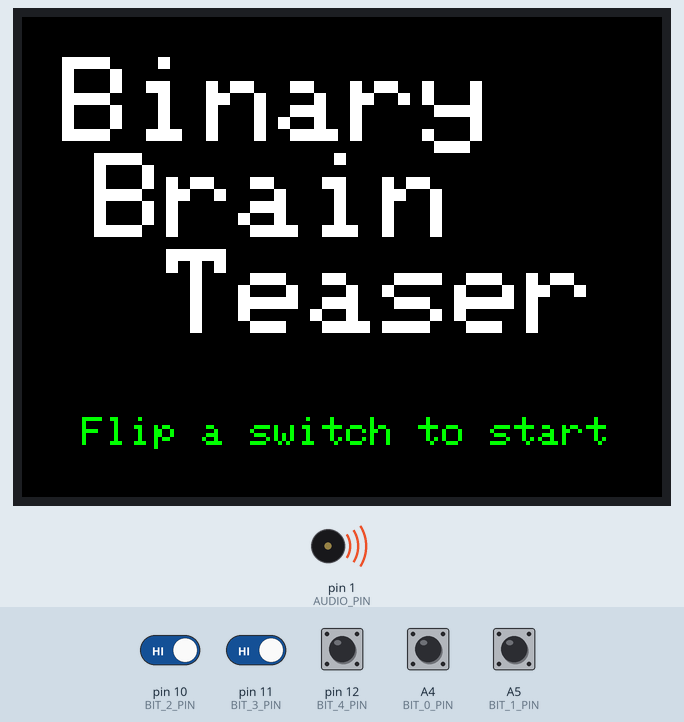
This sketch was run on a simulated Arduino Uno, built with avr-gcc and run on an emulated ATmega328P. Shown: 320×240 colour display, buzzer (waves = sounding). Inputs (shaded band) come from the test bench; at power-on: A4 (BIT_0_PIN), A5 (BIT_1_PIN), pin 10 (BIT_2_PIN), pin 11 (BIT_3_PIN), pin 12 (BIT_4_PIN) HIGH. Random numbers use the default seed unless the sketch sets one.

Above: at 1.4 s.
1.5 s: pin 10 (BIT_2_PIN) driven LOW and pin 11 (BIT_3_PIN) driven LOW
At 3.91 s:
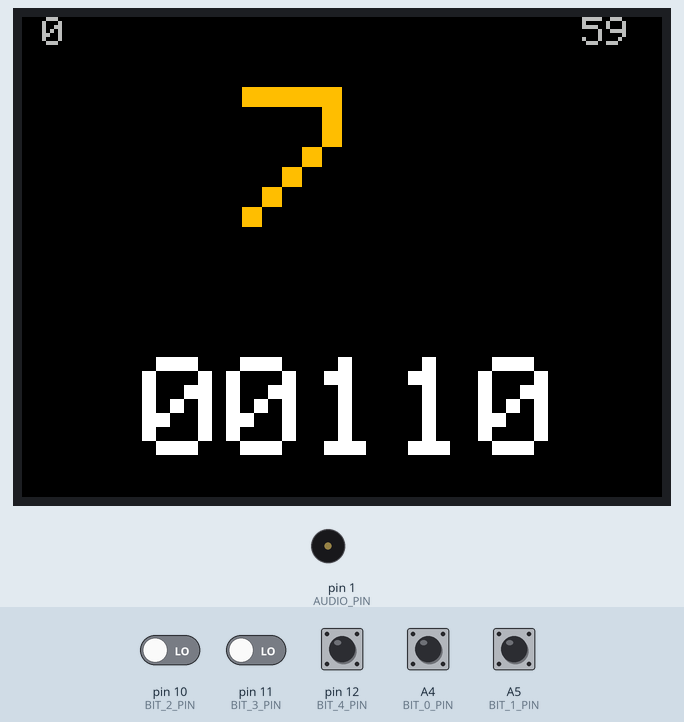
4.1 s: pin 12 (BIT_4_PIN) pulled LOW for 0.15 s
At 4.26 s:
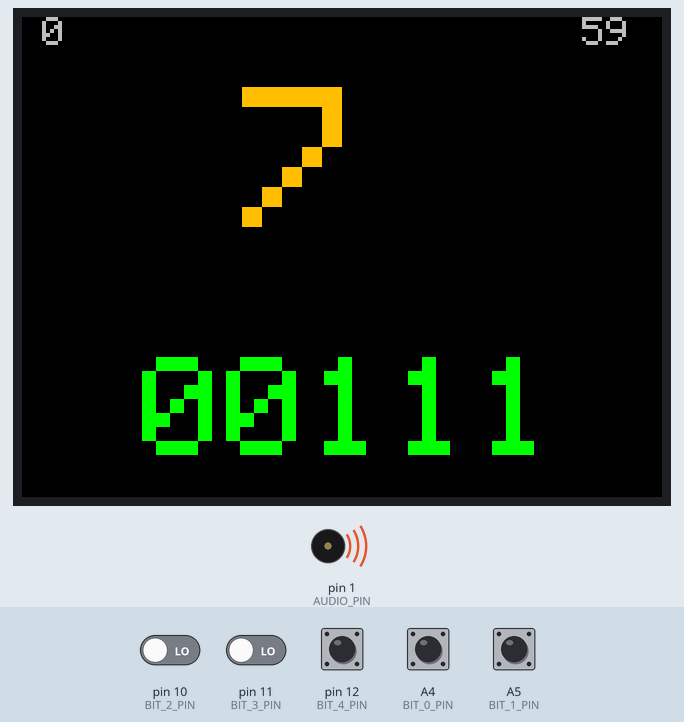
5.8 s: pin 10 (BIT_2_PIN) driven HIGH
At 7.4 s:
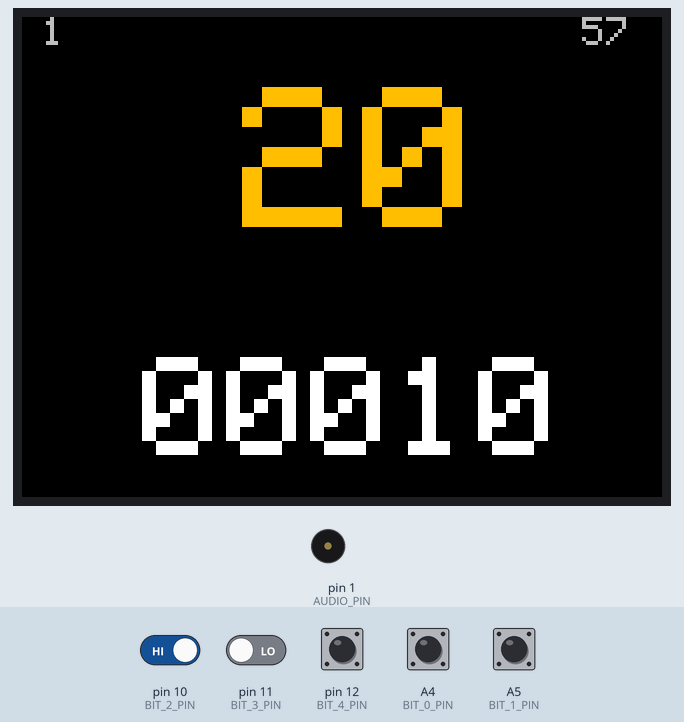
8.1 s: pin 11 (BIT_3_PIN) driven HIGH
At 9.2 s:
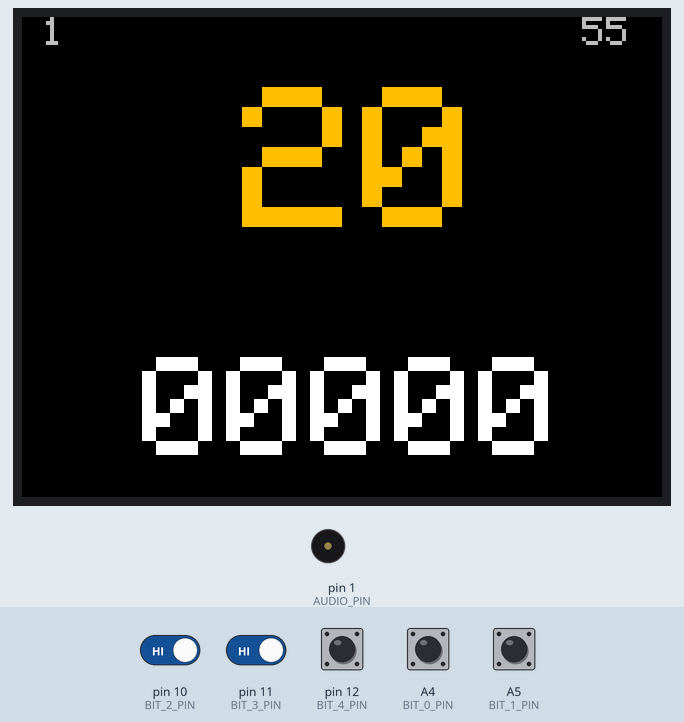
10.1 s: A4 (BIT_0_PIN) pulled LOW for 0.15 s
At 10.2 s:
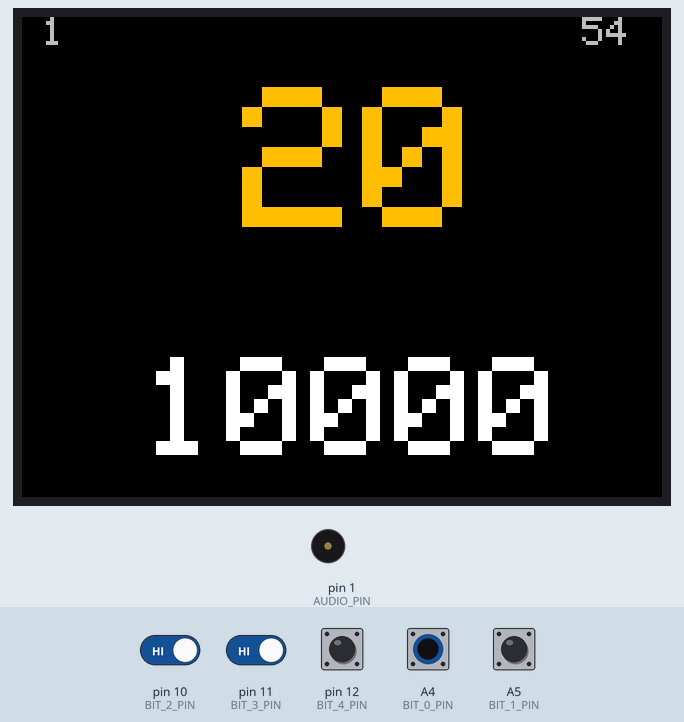
11.7 s: A5 (BIT_1_PIN) pulled LOW for 0.15 s
At 11.8 s:
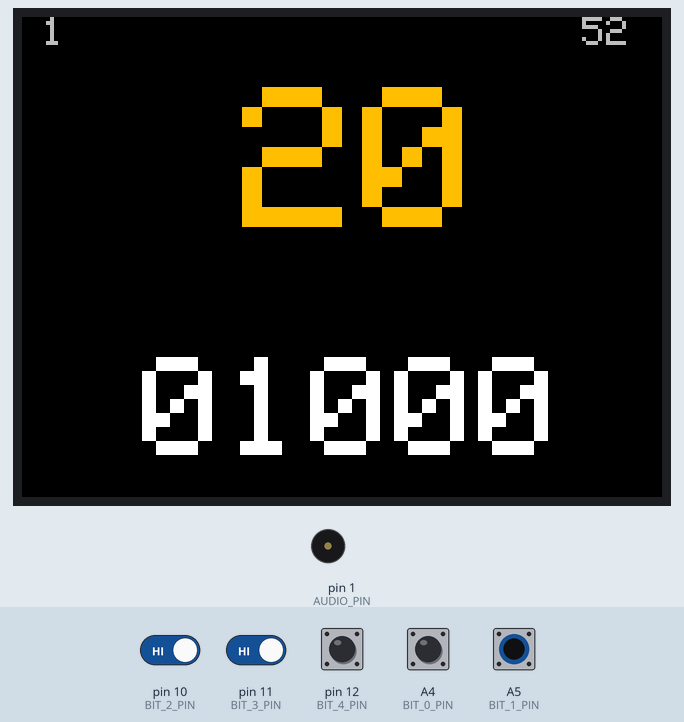
Timing chart, 0 to 14.3 s (numbered marks = the images above; inputs shaded):
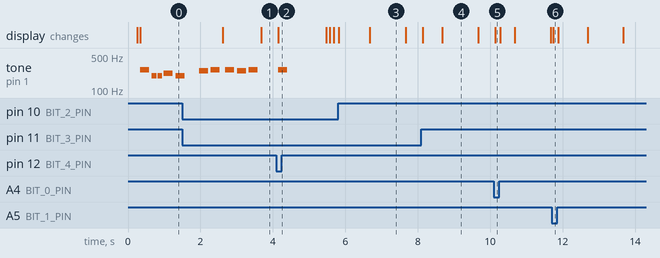

The sketch:

BinaryBrainTeaser2.ino
```cpp
#include <Adafruit_GFX.h>    // Core graphics library
#include <Adafruit_TFTLCD.h> // Hardware-specific library
#include "pitches.h"

/*************************************************************
 *  Defines
 *************************************************************/

#define LCD_CS A3 // Chip Select goes to Analog 3
#define LCD_CD A2 // Command/Data goes to Analog 2
#define LCD_WR A1 // LCD Write goes to Analog 1
#define LCD_RD A0 // LCD Read goes to Analog 0

#define AUDIO_PIN 1

#define LCD_RESET 13 // Can alternately just connect to Arduino's reset pin

#define BIT_0_PIN  A4
#define BIT_1_PIN  A5
#define BIT_2_PIN  10
#define BIT_3_PIN  11
#define BIT_4_PIN  12


// Assign human-readable names to some common 16-bit color values:
#define	BLACK   0x0000
#define	BLUE    0x001F
#define	RED     0xF800
#define	GREEN   0x07E0
#define CYAN    0x07FF
#define MAGENTA 0xF81F
#define ORANGE  0xFDE0
#define YELLOW  0xFFE0
#define WHITE   0xFFFF
#define DARKGREY  0x7BEF
#define LIGHTGREY 0xBDF7


// game states
#define READY     0
#define PLAYING   1
#define COMPLETE  2

/*************************************************************
 *  Globals
 *************************************************************/

// nominal analog readings for each button
int butVals[] = {637, 405, 97, 252, 0};

uint8_t binVal = 0;
uint8_t binTarget = 0;
uint8_t score = 0;

uint8_t gameState = READY;

unsigned long gameTimer = 0;

// bit switches
uint8_t bitPins[5] = {BIT_0_PIN, BIT_1_PIN, BIT_2_PIN, BIT_3_PIN, BIT_4_PIN};

// TFT
Adafruit_TFTLCD tft(LCD_CS, LCD_CD, LCD_WR, LCD_RD, LCD_RESET);


/*************************************************************
 *  Tunes
 *************************************************************/

int startupTuneLen = 8;
int startupTune[] = {
  NOTE_C4, NOTE_G3, NOTE_G3, NOTE_A3, NOTE_G3, 0, NOTE_B3, NOTE_C4
};
int startupTuneDurations[] = {
  4, 8, 8, 4, 4, 4, 4, 4
};

int beginTuneLen = 3;
int beginTune[] = {
  NOTE_C4, NOTE_B3, NOTE_C4
};
int beginTuneDurations[] = {
  4, 4, 4
};

int endTuneLen = 3;
int endTune[] = {
  NOTE_C4, NOTE_B4, NOTE_A4
};
int endTuneDurations[] = {
  4, 4, 4
};


void playNote(int note, int dur) {
  int noteDuration = 1000 / dur;
  tone(AUDIO_PIN, note, noteDuration);

  int pauseBetweenNotes = noteDuration * 1.30;
  delay(pauseBetweenNotes);
  noTone(AUDIO_PIN);
}


void playTune(int tune[], int durations[], int notes) {
  for (uint8_t thisNote = 0; thisNote < notes; thisNote++) {
    playNote(tune[thisNote], durations[thisNote]);
  }
}


/*************************************************************
 *  Setup
 *************************************************************/

void setup(void) {
  // pin modes
  for (uint8_t i=0; i<5; i++) {
    pinMode(bitPins[i], INPUT_PULLUP);
  }
  pinMode(AUDIO_PIN, OUTPUT);

  delay(100);

  //Serial.begin(9600);
  //Serial.println(F("Binary Brain Teaser 2"));

  tft.reset();

  uint16_t identifier = tft.readID();
  tft.begin(identifier);
}

/*************************************************************
 *  Loop
 *************************************************************/

void loop(void) {
  switch (gameState) {
    case READY:
      readyToStart();
      break;

    case PLAYING:
      playing();
      break;

    case COMPLETE:
      completed();
      break;
  }
}


/*************************************************************
 *  Game States
 *************************************************************/


void readyToStart() {
  tft.fillScreen(BLACK);
  tft.setRotation(1);

  tft.setCursor(20, 20);
  tft.setTextColor(WHITE);
  tft.setTextSize(6);
  tft.println("Binary");
  tft.println(" Brain");
  tft.println("  Teaser");

  tft.setTextColor(GREEN);
  tft.setCursor(30, 200);
  tft.setTextSize(2);
  tft.print("Flip a switch to start");

  // make sure we've got latest switch values
  readSwitches();

  playTune(startupTune, startupTuneDurations, startupTuneLen);

  // wait for change in binVal
  uint8_t lbv = binVal;
  do {
    readSwitches();
  } while (binVal == lbv);

  tft.fillScreen(BLACK);
  gameState = PLAYING;
  score = 0;
  binVal = 0;
  randomSeed(millis());
  binTarget = random(1,31);

  playTune(beginTune, beginTuneDurations, beginTuneLen);

  gameTimer = millis() + 60000;
}

void readSwitches() {
  binVal = 0;
  for (uint8_t i=0; i<5; i++) {
    binVal |= !digitalRead(bitPins[i]) << (4-i);
  }
}

void drawBinaryValue(unsigned long fgc, unsigned long bgc) {

  // does not equal sign


  // Current binary value
  tft.setTextColor(fgc, bgc);
  tft.setCursor(60,170);
  tft.setTextSize(7);
  for (uint8_t i=0; i<5; i++) {
    tft.print(1 & (binVal >> (4-i)));
  }
}

void playing() {
  readSwitches();

  // target value
  tft.setCursor(110, 35);
  tft.setTextColor(ORANGE, BLACK);
  tft.setTextSize(10);
  tft.print(binTarget);
  tft.print(" ");

  drawBinaryValue(WHITE, BLACK);

  if (binVal == binTarget) {
    // yay!!!  got it right, flash green for 1 sec
    drawBinaryValue(GREEN, BLACK);

    playNote(NOTE_C4, 4);

    delay(1000);
    gameTimer += 1000;

    randomSeed(millis());
    uint8_t nv;
    do {
      nv = random(1,31);
    } while(nv == binTarget);
    binTarget = nv;
    score++;
    binVal = 0;

    tft.fillScreen(BLACK);
  }

  // time remaining
  tft.setCursor(280,0);
  tft.setTextColor(LIGHTGREY, BLACK);
  tft.setTextSize(2);
  tft.print((gameTimer - millis()) / 1000);

  // score
  tft.setCursor(10,0);
  tft.print(score);

  if (millis() > gameTimer) {
    gameState = COMPLETE;
  }
}

void completed() {
  tft.fillScreen(BLACK);
  tft.setRotation(1);

  tft.setCursor(40, 40);
  tft.setTextColor(WHITE);
  tft.setTextSize(4);
  tft.print("You Scored");

  tft.setCursor(90, 120);
  tft.setTextColor(GREEN);
  tft.setTextSize(11);
  tft.print(score);

  long t = millis() + 10000;

  playTune(endTune, endTuneDurations, endTuneLen);

  delay(5000);

  // wait for a bit
  while ( (millis() < t)) {
    delay(1);
  }
  delay(500);
  tft.fillScreen(BLACK);
  gameState = READY;
}


/*************************************************************
 *  Display Utilities
 *************************************************************/

void testText() {
  //tft.fillScreen(BLACK);
  tft.setCursor(110, 20);
  tft.setTextColor(WHITE, BLACK);
  tft.setTextSize(10);
  tft.print(random(1,31));
  tft.println(" ");

  // pin states
  tft.setCursor(60,180);
  tft.setTextSize(7);
  for (uint8_t i=0; i<5; i++) {
    tft.print(digitalRead(bitPins[i]));
  }
}
```

pitches.h
```cpp
/*************************************************
 * Public Constants
 *************************************************/

#define NOTE_B0  31
#define NOTE_C1  33
#define NOTE_CS1 35
#define NOTE_D1  37
#define NOTE_DS1 39
#define NOTE_E1  41
#define NOTE_F1  44
#define NOTE_FS1 46
#define NOTE_G1  49
#define NOTE_GS1 52
#define NOTE_A1  55
#define NOTE_AS1 58
#define NOTE_B1  62
#define NOTE_C2  65
#define NOTE_CS2 69
#define NOTE_D2  73
#define NOTE_DS2 78
#define NOTE_E2  82
#define NOTE_F2  87
#define NOTE_FS2 93
#define NOTE_G2  98
#define NOTE_GS2 104
#define NOTE_A2  110
#define NOTE_AS2 117
#define NOTE_B2  123
#define NOTE_C3  131
#define NOTE_CS3 139
#define NOTE_D3  147
#define NOTE_DS3 156
#define NOTE_E3  165
#define NOTE_F3  175
#define NOTE_FS3 185
#define NOTE_G3  196
#define NOTE_GS3 208
#define NOTE_A3  220
#define NOTE_AS3 233
#define NOTE_B3  247
#define NOTE_C4  262
#define NOTE_CS4 277
#define NOTE_D4  294
#define NOTE_DS4 311
#define NOTE_E4  330
#define NOTE_F4  349
#define NOTE_FS4 370
#define NOTE_G4  392
#define NOTE_GS4 415
#define NOTE_A4  440
#define NOTE_AS4 466
#define NOTE_B4  494
#define NOTE_C5  523
#define NOTE_CS5 554
#define NOTE_D5  587
#define NOTE_DS5 622
#define NOTE_E5  659
#define NOTE_F5  698
#define NOTE_FS5 740
#define NOTE_G5  784
#define NOTE_GS5 831
#define NOTE_A5  880
#define NOTE_AS5 932
#define NOTE_B5  988
#define NOTE_C6  1047
#define NOTE_CS6 1109
#define NOTE_D6  1175
#define NOTE_DS6 1245
#define NOTE_E6  1319
#define NOTE_F6  1397
#define NOTE_FS6 1480
#define NOTE_G6  1568
#define NOTE_GS6 1661
#define NOTE_A6  1760
#define NOTE_AS6 1865
#define NOTE_B6  1976
#define NOTE_C7  2093
#define NOTE_CS7 2217
#define NOTE_D7  2349
#define NOTE_DS7 2489
#define NOTE_E7  2637
#define NOTE_F7  2794
#define NOTE_FS7 2960
#define NOTE_G7  3136
#define NOTE_GS7 3322
#define NOTE_A7  3520
#define NOTE_AS7 3729
#define NOTE_B7  3951
#define NOTE_C8  4186
#define NOTE_CS8 4435
#define NOTE_D8  4699
#define NOTE_DS8 4978
```

Measured:
- after the input at 1.5 s, the display: first changes after 1.1 s (image 1 shows a later state)
- after the input at 4.1 s, tone on pin 1 (AUDIO_PIN): silent → 262 Hz at once, → silent 0.25 s later
- by itself, tone on pin 1 (AUDIO_PIN): plays 247 Hz for 0.25 s, 262 Hz for 0.25 s, 262 Hz for 0.25 s, 247 Hz for 0.25 s, 262 Hz for 0.25 s
- what the display in image 4 shows lasts 1.0 s, from 8.7 s to 9.7 s
